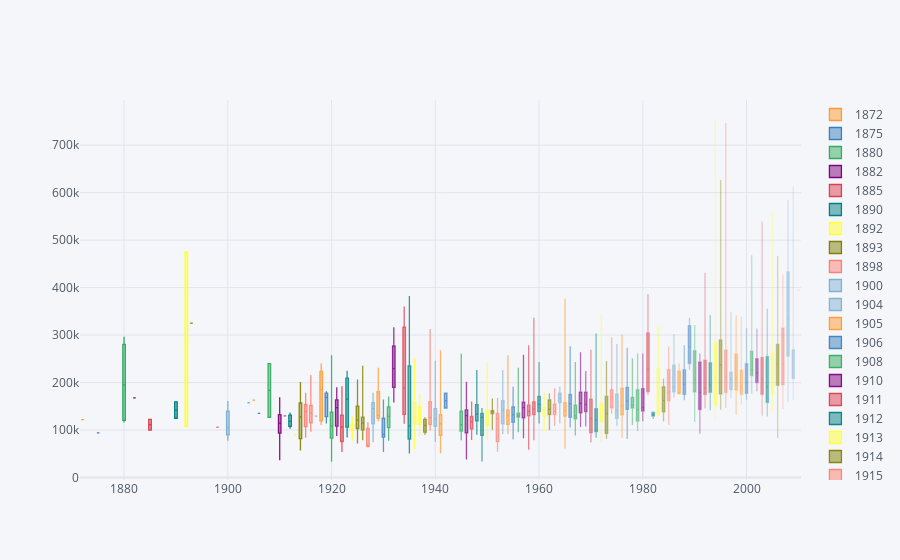

Notebook code cell kept with this figure:
### Code cell
bp = train[['YearBuilt', 'SalePrice']]
bp.pivot(columns='YearBuilt', values='SalePrice').iplot(kind='box')

### Figure 1 — Plotly figure (JSON) as saved in the notebook; plotly's stock layout.template omitted (floating-point values rounded to 4 significant figures; data arrays with more than 128 entries replaced by an {"elided": "..."} marker saying what was removed)
{"data": [{"boxpoints": false, "line": {"width": 1.3}, "marker": {"color": "rgba(255, 153, 51, 1.0)"}, "name": "1872", "orientation": "v", "type": "box", "y": {"elided": "1460 int values"}}, {"boxpoints": false, "line": {"width": 1.3}, "marker": {"color": "rgba(55, 128, 191, 1.0)"}, "name": "1875", "orientation": "v", "type": "box", "y": {"elided": "1460 int values"}}, {"boxpoints": false, "line": {"width": 1.3}, "marker": {"color": "rgba(50, 171, 96, 1.0)"}, "name": "1880", "orientation": "v", "type": "box", "y": {"elided": "1460 int values"}}, {"boxpoints": false, "line": {"width": 1.3}, "marker": {"color": "rgba(128, 0, 128, 1.0)"}, "name": "1882", "orientation": "v", "type": "box", "y": {"elided": "1460 int values"}}, {"boxpoints": false, "line": {"width": 1.3}, "marker": {"color": "rgba(219, 64, 82, 1.0)"}, "name": "1885", "orientation": "v", "type": "box", "y": {"elided": "1460 int values"}}, {"boxpoints": false, "line": {"width": 1.3}, "marker": {"color": "rgba(0, 128, 128, 1.0)"}, "name": "1890", "orientation": "v", "type": "box", "y": {"elided": "1460 int values"}}, {"boxpoints": false, "line": {"width": 1.3}, "marker": {"color": "rgba(255, 255, 51, 1.0)"}, "name": "1892", "orientation": "v", "type": "box", "y": {"elided": "1460 int values"}}, {"boxpoints": false, "line": {"width": 1.3}, "marker": {"color": "rgba(128, 128, 0, 1.0)"}, "name": "1893", "orientation": "v", "type": "box", "y": {"elided": "1460 int values"}}, {"boxpoints": false, "line": {"width": 1.3}, "marker": {"color": "rgba(251, 128, 114, 1.0)"}, "name": "1898", "orientation": "v", "type": "box", "y": {"elided": "1460 int values"}}, {"boxpoints": false, "line": {"width": 1.3}, "marker": {"color": "rgba(128, 177, 211, 1.0)"}, "name": "1900", "orientation": "v", "type": "box", "y": {"elided": "1460 int values"}}, {"boxpoints": false, "line": {"width": 1.3}, "marker": {"color": "rgba(128, 177, 211, 0.9285714285714286)"}, "name": "1904", "orientation": "v", "type": "box", "y": {"elided": "1460 int values"}}, {"boxpoints": false, "line": {"width": 1.3}, "marker": {"color": "rgba(255, 153, 51, 0.9285714285714286)"}, "name": "1905", "orientation": "v", "type": "box", "y": {"elided": "1460 int values"}}, {"boxpoints": false, "line": {"width": 1.3}, "marker": {"color": "rgba(55, 128, 191, 0.9285714285714286)"}, "name": "1906", "orientation": "v", "type": "box", "y": {"elided": "1460 int values"}}, {"boxpoints": false, "line": {"width": 1.3}, "marker": {"color": "rgba(50, 171, 96, 0.9285714285714286)"}, "name": "1908", "orientation": "v", "type": "box", "y": {"elided": "1460 int values"}}, {"boxpoints": false, "line": {"width": 1.3}, "marker": {"color": "rgba(128, 0, 128, 0.9285714285714286)"}, "name": "1910", "orientation": "v", "type": "box", "y": {"elided": "1460 int values"}}, {"boxpoints": false, "line": {"width": 1.3}, "marker": {"color": "rgba(219, 64, 82, 0.9285714285714286)"}, "name": "1911", "orientation": "v", "type": "box", "y": {"elided": "1460 int values"}}, {"boxpoints": false, "line": {"width": 1.3}, "marker": {"color": "rgba(0, 128, 128, 0.9285714285714286)"}, "name": "1912", "orientation": "v", "type": "box", "y": {"elided": "1460 int values"}}, {"boxpoints": false, "line": {"width": 1.3}, "marker": {"color": "rgba(255, 255, 51, 0.9285714285714286)"}, "name": "1913", "orientation": "v", "type": "box", "y": {"elided": "1460 int values"}}, {"boxpoints": false, "line": {"width": 1.3}, "marker": {"color": "rgba(128, 128, 0, 0.9285714285714286)"}, "name": "1914", "orientation": "v", "type": "box", "y": {"elided": "1460 int values"}}, {"boxpoints": false, "line": {"width": 1.3}, "marker": {"color": "rgba(251, 128, 114, 0.9285714285714286)"}, "name": "1915", "orientation": "v", "type": "box", "y": {"elided": "1460 int values"}}, {"boxpoints": false, "line": {"width": 1.3}, "marker": {"color": "rgba(251, 128, 114, 0.857142857142857)"}, "name": "1916", "orientation": "v", "type": "box", "y": {"elided": "1460 int values"}}, {"boxpoints": false, "line": {"width": 1.3}, "marker": {"color": "rgba(128, 177, 211, 0.857142857142857)"}, "name": "1917", "orientation": "v", "type": "box", "y": {"elided": "1460 int values"}}, {"boxpoints": false, "line": {"width": 1.3}, "marker": {"color": "rgba(255, 153, 51, 0.857142857142857)"}, "name": "1918", "orientation": "v", "type": "box", "y": {"elided": "1460 int values"}}, {"boxpoints": false, "line": {"width": 1.3}, "marker": {"color": "rgba(55, 128, 191, 0.857142857142857)"}, "name": "1919", "orientation": "v", "type": "box", "y": {"elided": "1460 int values"}}, {"boxpoints": false, "line": {"width": 1.3}, "marker": {"color": "rgba(50, 171, 96, 0.857142857142857)"}, "name": "1920", "orientation": "v", "type": "box", "y": {"elided": "1460 int values"}}, {"boxpoints": false, "line": {"width": 1.3}, "marker": {"color": "rgba(128, 0, 128, 0.857142857142857)"}, "name": "1921", "orientation": "v", "type": "box", "y": {"elided": "1460 int values"}}, {"boxpoints": false, "line": {"width": 1.3}, "marker": {"color": "rgba(219, 64, 82, 0.857142857142857)"}, "name": "1922", "orientation": "v", "type": "box", "y": {"elided": "1460 int values"}}, {"boxpoints": false, "line": {"width": 1.3}, "marker": {"color": "rgba(0, 128, 128, 0.857142857142857)"}, "name": "1923", "orientation": "v", "type": "box", "y": {"elided": "1460 int values"}}, {"boxpoints": false, "line": {"width": 1.3}, "marker": {"color": "rgba(255, 255, 51, 0.857142857142857)"}, "name": "1924", "orientation": "v", "type": "box", "y": {"elided": "1460 int values"}}, {"boxpoints": false, "line": {"width": 1.3}, "marker": {"color": "rgba(128, 128, 0, 0.857142857142857)"}, "name": "1925", "orientation": "v", "type": "box", "y": {"elided": "1460 int values"}}, {"boxpoints": false, "line": {"width": 1.3}, "marker": {"color": "rgba(128, 128, 0, 0.7857142857142856)"}, "name": "1926", "orientation": "v", "type": "box", "y": {"elided": "1460 int values"}}, {"boxpoints": false, "line": {"width": 1.3}, "marker": {"color": "rgba(251, 128, 114, 0.7857142857142856)"}, "name": "1927", "orientation": "v", "type": "box", "y": {"elided": "1460 int values"}}, {"boxpoints": false, "line": {"width": 1.3}, "marker": {"color": "rgba(128, 177, 211, 0.7857142857142856)"}, "name": "1928", "orientation": "v", "type": "box", "y": {"elided": "1460 int values"}}, {"boxpoints": false, "line": {"width": 1.3}, "marker": {"color": "rgba(255, 153, 51, 0.7857142857142856)"}, "name": "1929", "orientation": "v", "type": "box", "y": {"elided": "1460 int values"}}, {"boxpoints": false, "line": {"width": 1.3}, "marker": {"color": "rgba(55, 128, 191, 0.7857142857142856)"}, "name": "1930", "orientation": "v", "type": "box", "y": {"elided": "1460 int values"}}, {"boxpoints": false, "line": {"width": 1.3}, "marker": {"color": "rgba(50, 171, 96, 0.7857142857142856)"}, "name": "1931", "orientation": "v", "type": "box", "y": {"elided": "1460 int values"}}, {"boxpoints": false, "line": {"width": 1.3}, "marker": {"color": "rgba(128, 0, 128, 0.7857142857142856)"}, "name": "1932", "orientation": "v", "type": "box", "y": {"elided": "1460 int values"}}, {"boxpoints": false, "line": {"width": 1.3}, "marker": {"color": "rgba(219, 64, 82, 0.7857142857142856)"}, "name": "1934", "orientation": "v", "type": "box", "y": {"elided": "1460 int values"}}, {"boxpoints": false, "line": {"width": 1.3}, "marker": {"color": "rgba(0, 128, 128, 0.7857142857142856)"}, "name": "1935", "orientation": "v", "type": "box", "y": {"elided": "1460 int values"}}, {"boxpoints": false, "line": {"width": 1.3}, "marker": {"color": "rgba(255, 255, 51, 0.7857142857142856)"}, "name": "1936", "orientation": "v", "type": "box", "y": {"elided": "1460 int values"}}, {"boxpoints": false, "line": {"width": 1.3}, "marker": {"color": "rgba(255, 255, 51, 0.7142857142857142)"}, "name": "1937", "orientation": "v", "type": "box", "y": {"elided": "1460 int values"}}, {"boxpoints": false, "line": {"width": 1.3}, "marker": {"color": "rgba(128, 128, 0, 0.7142857142857142)"}, "name": "1938", "orientation": "v", "type": "box", "y": {"elided": "1460 int values"}}, {"boxpoints": false, "line": {"width": 1.3}, "marker": {"color": "rgba(251, 128, 114, 0.7142857142857142)"}, "name": "1939", "orientation": "v", "type": "box", "y": {"elided": "1460 int values"}}, {"boxpoints": false, "line": {"width": 1.3}, "marker": {"color": "rgba(128, 177, 211, 0.7142857142857142)"}, "name": "1940", "orientation": "v", "type": "box", "y": {"elided": "1460 int values"}}, {"boxpoints": false, "line": {"width": 1.3}, "marker": {"color": "rgba(255, 153, 51, 0.7142857142857142)"}, "name": "1941", "orientation": "v", "type": "box", "y": {"elided": "1460 int values"}}, {"boxpoints": false, "line": {"width": 1.3}, "marker": {"color": "rgba(55, 128, 191, 0.7142857142857142)"}, "name": "1942", "orientation": "v", "type": "box", "y": {"elided": "1460 int values"}}, {"boxpoints": false, "line": {"width": 1.3}, "marker": {"color": "rgba(50, 171, 96, 0.7142857142857142)"}, "name": "1945", "orientation": "v", "type": "box", "y": {"elided": "1460 int values"}}, {"boxpoints": false, "line": {"width": 1.3}, "marker": {"color": "rgba(128, 0, 128, 0.7142857142857142)"}, "name": "1946", "orientation": "v", "type": "box", "y": {"elided": "1460 int values"}}, {"boxpoints": false, "line": {"width": 1.3}, "marker": {"color": "rgba(219, 64, 82, 0.7142857142857142)"}, "name": "1947", "orientation": "v", "type": "box", "y": {"elided": "1460 int values"}}, {"boxpoints": false, "line": {"width": 1.3}, "marker": {"color": "rgba(0, 128, 128, 0.7142857142857142)"}, "name": "1948", "orientation": "v", "type": "box", "y": {"elided": "1460 int values"}}, {"boxpoints": false, "line": {"width": 1.3}, "marker": {"color": "rgba(0, 128, 128, 0.6428571428571428)"}, "name": "1949", "orientation": "v", "type": "box", "y": {"elided": "1460 int values"}}, {"boxpoints": false, "line": {"width": 1.3}, "marker": {"color": "rgba(255, 255, 51, 0.6428571428571428)"}, "name": "1950", "orientation": "v", "type": "box", "y": {"elided": "1460 int values"}}, {"boxpoints": false, "line": {"width": 1.3}, "marker": {"color": "rgba(128, 128, 0, 0.6428571428571428)"}, "name": "1951", "orientation": "v", "type": "box", "y": {"elided": "1460 int values"}}, {"boxpoints": false, "line": {"width": 1.3}, "marker": {"color": "rgba(251, 128, 114, 0.6428571428571428)"}, "name": "1952", "orientation": "v", "type": "box", "y": {"elided": "1460 int values"}}, {"boxpoints": false, "line": {"width": 1.3}, "marker": {"color": "rgba(128, 177, 211, 0.6428571428571428)"}, "name": "1953", "orientation": "v", "type": "box", "y": {"elided": "1460 int values"}}, {"boxpoints": false, "line": {"width": 1.3}, "marker": {"color": "rgba(255, 153, 51, 0.6428571428571428)"}, "name": "1954", "orientation": "v", "type": "box", "y": {"elided": "1460 int values"}}, {"boxpoints": false, "line": {"width": 1.3}, "marker": {"color": "rgba(55, 128, 191, 0.6428571428571428)"}, "name": "1955", "orientation": "v", "type": "box", "y": {"elided": "1460 int values"}}, {"boxpoints": false, "line": {"width": 1.3}, "marker": {"color": "rgba(50, 171, 96, 0.6428571428571428)"}, "name": "1956", "orientation": "v", "type": "box", "y": {"elided": "1460 int values"}}, {"boxpoints": false, "line": {"width": 1.3}, "marker": {"color": "rgba(128, 0, 128, 0.6428571428571428)"}, "name": "1957", "orientation": "v", "type": "box", "y": {"elided": "1460 int values"}}, {"boxpoints": false, "line": {"width": 1.3}, "marker": {"color": "rgba(219, 64, 82, 0.6428571428571428)"}, "name": "1958", "orientation": "v", "type": "box", "y": {"elided": "1460 int values"}}, {"boxpoints": false, "line": {"width": 1.3}, "marker": {"color": "rgba(219, 64, 82, 0.5714285714285712)"}, "name": "1959", "orientation": "v", "type": "box", "y": {"elided": "1460 int values"}}, {"boxpoints": false, "line": {"width": 1.3}, "marker": {"color": "rgba(0, 128, 128, 0.5714285714285712)"}, "name": "1960", "orientation": "v", "type": "box", "y": {"elided": "1460 int values"}}, {"boxpoints": false, "line": {"width": 1.3}, "marker": {"color": "rgba(255, 255, 51, 0.5714285714285712)"}, "name": "1961", "orientation": "v", "type": "box", "y": {"elided": "1460 int values"}}, {"boxpoints": false, "line": {"width": 1.3}, "marker": {"color": "rgba(128, 128, 0, 0.5714285714285712)"}, "name": "1962", "orientation": "v", "type": "box", "y": {"elided": "1460 int values"}}, {"boxpoints": false, "line": {"width": 1.3}, "marker": {"color": "rgba(251, 128, 114, 0.5714285714285712)"}, "name": "1963", "orientation": "v", "type": "box", "y": {"elided": "1460 int values"}}, {"boxpoints": false, "line": {"width": 1.3}, "marker": {"color": "rgba(128, 177, 211, 0.5714285714285712)"}, "name": "1964", "orientation": "v", "type": "box", "y": {"elided": "1460 int values"}}, {"boxpoints": false, "line": {"width": 1.3}, "marker": {"color": "rgba(255, 153, 51, 0.5714285714285712)"}, "name": "1965", "orientation": "v", "type": "box", "y": {"elided": "1460 int values"}}, {"boxpoints": false, "line": {"width": 1.3}, "marker": {"color": "rgba(55, 128, 191, 0.5714285714285712)"}, "name": "1966", "orientation": "v", "type": "box", "y": {"elided": "1460 int values"}}, {"boxpoints": false, "line": {"width": 1.3}, "marker": {"color": "rgba(50, 171, 96, 0.5714285714285712)"}, "name": "1967", "orientation": "v", "type": "box", "y": {"elided": "1460 int values"}}, {"boxpoints": false, "line": {"width": 1.3}, "marker": {"color": "rgba(128, 0, 128, 0.5714285714285712)"}, "name": "1968", "orientation": "v", "type": "box", "y": {"elided": "1460 int values"}}, {"boxpoints": false, "line": {"width": 1.3}, "marker": {"color": "rgba(128, 0, 128, 0.49999999999999983)"}, "name": "1969", "orientation": "v", "type": "box", "y": {"elided": "1460 int values"}}, {"boxpoints": false, "line": {"width": 1.3}, "marker": {"color": "rgba(219, 64, 82, 0.49999999999999983)"}, "name": "1970", "orientation": "v", "type": "box", "y": {"elided": "1460 int values"}}, {"boxpoints": false, "line": {"width": 1.3}, "marker": {"color": "rgba(0, 128, 128, 0.49999999999999983)"}, "name": "1971", "orientation": "v", "type": "box", "y": {"elided": "1460 int values"}}, {"boxpoints": false, "line": {"width": 1.3}, "marker": {"color": "rgba(255, 255, 51, 0.49999999999999983)"}, "name": "1972", "orientation": "v", "type": "box", "y": {"elided": "1460 int values"}}, {"boxpoints": false, "line": {"width": 1.3}, "marker": {"color": "rgba(128, 128, 0, 0.49999999999999983)"}, "name": "1973", "orientation": "v", "type": "box", "y": {"elided": "1460 int values"}}, {"boxpoints": false, "line": {"width": 1.3}, "marker": {"color": "rgba(251, 128, 114, 0.49999999999999983)"}, "name": "1974", "orientation": "v", "type": "box", "y": {"elided": "1460 int values"}}, {"boxpoints": false, "line": {"width": 1.3}, "marker": {"color": "rgba(128, 177, 211, 0.49999999999999983)"}, "name": "1975", "orientation": "v", "type": "box", "y": {"elided": "1460 int values"}}, {"boxpoints": false, "line": {"width": 1.3}, "marker": {"color": "rgba(255, 153, 51, 0.49999999999999983)"}, "name": "1976", "orientation": "v", "type": "box", "y": {"elided": "1460 int values"}}, {"boxpoints": false, "line": {"width": 1.3}, "marker": {"color": "rgba(55, 128, 191, 0.49999999999999983)"}, "name": "1977", "orientation": "v", "type": "box", "y": {"elided": "1460 int values"}}, {"boxpoints": false, "line": {"width": 1.3}, "marker": {"color": "rgba(50, 171, 96, 0.49999999999999983)"}, "name": "1978", "orientation": "v", "type": "box", "y": {"elided": "1460 int values"}}, {"boxpoints": false, "line": {"width": 1.3}, "marker": {"color": "rgba(50, 171, 96, 0.42857142857142844)"}, "name": "1979", "orientation": "v", "type": "box", "y": {"elided": "1460 int values"}}, {"boxpoints": false, "line": {"width": 1.3}, "marker": {"color": "rgba(128, 0, 128, 0.42857142857142844)"}, "name": "1980", "orientation": "v", "type": "box", "y": {"elided": "1460 int values"}}, {"boxpoints": false, "line": {"width": 1.3}, "marker": {"color": "rgba(219, 64, 82, 0.42857142857142844)"}, "name": "1981", "orientation": "v", "type": "box", "y": {"elided": "1460 int values"}}, {"boxpoints": false, "line": {"width": 1.3}, "marker": {"color": "rgba(0, 128, 128, 0.42857142857142844)"}, "name": "1982", "orientation": "v", "type": "box", "y": {"elided": "1460 int values"}}, {"boxpoints": false, "line": {"width": 1.3}, "marker": {"color": "rgba(255, 255, 51, 0.42857142857142844)"}, "name": "1983", "orientation": "v", "type": "box", "y": {"elided": "1460 int values"}}, {"boxpoints": false, "line": {"width": 1.3}, "marker": {"color": "rgba(128, 128, 0, 0.42857142857142844)"}, "name": "1984", "orientation": "v", "type": "box", "y": {"elided": "1460 int values"}}, {"boxpoints": false, "line": {"width": 1.3}, "marker": {"color": "rgba(251, 128, 114, 0.42857142857142844)"}, "name": "1985", "orientation": "v", "type": "box", "y": {"elided": "1460 int values"}}, {"boxpoints": false, "line": {"width": 1.3}, "marker": {"color": "rgba(128, 177, 211, 0.42857142857142844)"}, "name": "1986", "orientation": "v", "type": "box", "y": {"elided": "1460 int values"}}, {"boxpoints": false, "line": {"width": 1.3}, "marker": {"color": "rgba(255, 153, 51, 0.42857142857142844)"}, "name": "1987", "orientation": "v", "type": "box", "y": {"elided": "1460 int values"}}, {"boxpoints": false, "line": {"width": 1.3}, "marker": {"color": "rgba(55, 128, 191, 0.42857142857142844)"}, "name": "1988", "orientation": "v", "type": "box", "y": {"elided": "1460 int values"}}, {"boxpoints": false, "line": {"width": 1.3}, "marker": {"color": "rgba(55, 128, 191, 0.35714285714285704)"}, "name": "1989", "orientation": "v", "type": "box", "y": {"elided": "1460 int values"}}, {"boxpoints": false, "line": {"width": 1.3}, "marker": {"color": "rgba(50, 171, 96, 0.35714285714285704)"}, "name": "1990", "orientation": "v", "type": "box", "y": {"elided": "1460 int values"}}, {"boxpoints": false, "line": {"width": 1.3}, "marker": {"color": "rgba(128, 0, 128, 0.35714285714285704)"}, "name": "1991", "orientation": "v", "type": "box", "y": {"elided": "1460 int values"}}, {"boxpoints": false, "line": {"width": 1.3}, "marker": {"color": "rgba(219, 64, 82, 0.35714285714285704)"}, "name": "1992", "orientation": "v", "type": "box", "y": {"elided": "1460 int values"}}, {"boxpoints": false, "line": {"width": 1.3}, "marker": {"color": "rgba(0, 128, 128, 0.35714285714285704)"}, "name": "1993", "orientation": "v", "type": "box", "y": {"elided": "1460 int values"}}, {"boxpoints": false, "line": {"width": 1.3}, "marker": {"color": "rgba(255, 255, 51, 0.35714285714285704)"}, "name": "1994", "orientation": "v", "type": "box", "y": {"elided": "1460 int values"}}, {"boxpoints": false, "line": {"width": 1.3}, "marker": {"color": "rgba(128, 128, 0, 0.35714285714285704)"}, "name": "1995", "orientation": "v", "type": "box", "y": {"elided": "1460 int values"}}, {"boxpoints": false, "line": {"width": 1.3}, "marker": {"color": "rgba(251, 128, 114, 0.35714285714285704)"}, "name": "1996", "orientation": "v", "type": "box", "y": {"elided": "1460 int values"}}, {"boxpoints": false, "line": {"width": 1.3}, "marker": {"color": "rgba(128, 177, 211, 0.35714285714285704)"}, "name": "1997", "orientation": "v", "type": "box", "y": {"elided": "1460 int values"}}, {"boxpoints": false, "line": {"width": 1.3}, "marker": {"color": "rgba(255, 153, 51, 0.35714285714285704)"}, "name": "1998", "orientation": "v", "type": "box", "y": {"elided": "1460 int values"}}, {"boxpoints": false, "line": {"width": 1.3}, "marker": {"color": "rgba(255, 153, 51, 0.2857142857142854)"}, "name": "1999", "orientation": "v", "type": "box", "y": {"elided": "1460 int values"}}, {"boxpoints": false, "line": {"width": 1.3}, "marker": {"color": "rgba(55, 128, 191, 0.2857142857142854)"}, "name": "2000", "orientation": "v", "type": "box", "y": {"elided": "1460 int values"}}, {"boxpoints": false, "line": {"width": 1.3}, "marker": {"color": "rgba(50, 171, 96, 0.2857142857142854)"}, "name": "2001", "orientation": "v", "type": "box", "y": {"elided": "1460 int values"}}, {"boxpoints": false, "line": {"width": 1.3}, "marker": {"color": "rgba(128, 0, 128, 0.2857142857142854)"}, "name": "2002", "orientation": "v", "type": "box", "y": {"elided": "1460 int values"}}, {"boxpoints": false, "line": {"width": 1.3}, "marker": {"color": "rgba(219, 64, 82, 0.2857142857142854)"}, "name": "2003", "orientation": "v", "type": "box", "y": {"elided": "1460 int values"}}, {"boxpoints": false, "line": {"width": 1.3}, "marker": {"color": "rgba(0, 128, 128, 0.2857142857142854)"}, "name": "2004", "orientation": "v", "type": "box", "y": {"elided": "1460 int values"}}, {"boxpoints": false, "line": {"width": 1.3}, "marker": {"color": "rgba(255, 255, 51, 0.2857142857142854)"}, "name": "2005", "orientation": "v", "type": "box", "y": {"elided": "1460 int values"}}, {"boxpoints": false, "line": {"width": 1.3}, "marker": {"color": "rgba(128, 128, 0, 0.2857142857142854)"}, "name": "2006", "orientation": "v", "type": "box", "y": {"elided": "1460 int values"}}, {"boxpoints": false, "line": {"width": 1.3}, "marker": {"color": "rgba(251, 128, 114, 0.2857142857142854)"}, "name": "2007", "orientation": "v", "type": "box", "y": {"elided": "1460 int values"}}, {"boxpoints": false, "line": {"width": 1.3}, "marker": {"color": "rgba(128, 177, 211, 0.2857142857142854)"}, "name": "2008", "orientation": "v", "type": "box", "y": {"elided": "1460 int values"}}, {"boxpoints": false, "line": {"width": 1.3}, "marker": {"color": "rgba(128, 177, 211, 0.21428571428571402)"}, "name": "2009", "orientation": "v", "type": "box", "y": {"elided": "1460 int values"}}, {"boxpoints": false, "line": {"width": 1.3}, "marker": {"color": "rgba(255, 153, 51, 0.21428571428571402)"}, "name": "2010", "orientation": "v", "type": "box", "y": {"elided": "1460 int values"}}], "layout": {"legend": {"bgcolor": "#F5F6F9", "font": {"color": "#4D5663"}}, "paper_bgcolor": "#F5F6F9", "plot_bgcolor": "#F5F6F9", "title": {"font": {"color": "#4D5663"}}, "xaxis": {"gridcolor": "#E1E5ED", "showgrid": true, "tickfont": {"color": "#4D5663"}, "title": {"font": {"color": "#4D5663"}, "text": ""}, "zerolinecolor": "#E1E5ED"}, "yaxis": {"gridcolor": "#E1E5ED", "showgrid": true, "tickfont": {"color": "#4D5663"}, "title": {"font": {"color": "#4D5663"}, "text": ""}, "zerolinecolor": "#E1E5ED"}}}
